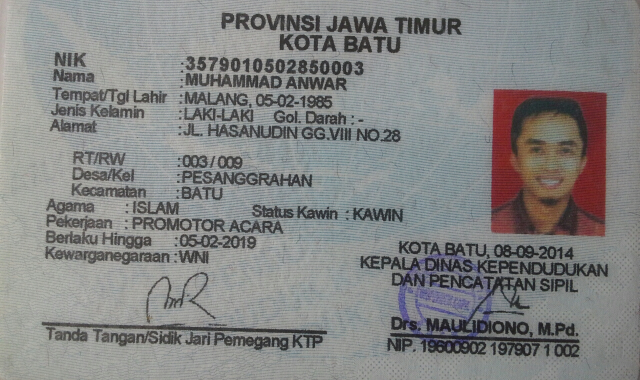
#> input picture ktp_test.jpg, 1279 x 760 px (shown at 1/2 size)
$ python -i ocr_utils.py   (imports and definitions only)
#> lines starting #> are read from the running program, lines starting #| are printed output that depends on the picture; after the words box and inside, x2 and y2 are one past the last pixel; in counts of white or black regions, pixels touching at a corner belong together
import cv2
import numpy as np
from PIL import Image
import pytesseract
import os
from concurrent.futures import ThreadPoolExecutor, as_completed
from typing import Tuple, List, Dict
import google.generativeai as genai
import json
import re
import shutil
import subprocess
from django.conf import settings


def _pil_to_cv(image: Image.Image) -> np.ndarray:
    arr = np.array(image)
    if len(arr.shape) == 3 and arr.shape[2] == 3:
        return cv2.cvtColor(arr, cv2.COLOR_RGB2BGR)
    return arr


def _deskew(gray: np.ndarray) -> np.ndarray:
    coords = np.column_stack(np.where(gray > 0))
    if coords.shape[0] < 10:
        return gray
    rect = cv2.minAreaRect(coords)
    angle = rect[-1]
    if angle < -45:
        angle = -(90 + angle)
    else:
        angle = -angle
    (h, w) = gray.shape[:2]
    center = (w // 2, h // 2)
    M = cv2.getRotationMatrix2D(center, angle, 1.0)
    rotated = cv2.warpAffine(gray, M, (w, h), flags=cv2.INTER_CUBIC, borderMode=cv2.BORDER_REPLICATE)
    return rotated


def _resize_for_dpi(img: np.ndarray, target_width=1600) -> np.ndarray:
    h, w = img.shape[:2]
    if w >= target_width:
        return img
    scale = target_width / float(w)
    new_size = (int(w * scale), int(h * scale))
    return cv2.resize(img, new_size, interpolation=cv2.INTER_CUBIC)


def _enhance_contrast(gray: np.ndarray) -> np.ndarray:
    if len(gray.shape) == 3:
        gray = cv2.cvtColor(gray, cv2.COLOR_BGR2GRAY)
    clahe = cv2.createCLAHE(clipLimit=2.0, tileGridSize=(8, 8))
    return clahe.apply(gray)


def _binarize(gray: np.ndarray) -> np.ndarray:
    blur = cv2.GaussianBlur(gray, (5, 5), 0)
    _, th = cv2.threshold(blur, 0, 255, cv2.THRESH_BINARY + cv2.THRESH_OTSU)
    return th


def _sharpen(img: np.ndarray) -> np.ndarray:
    kernel = np.array([[0, -1, 0], [-1, 5, -1], [0, -1, 0]])
    return cv2.filter2D(img, -1, kernel)


def _preprocess_variants(image: Image.Image) -> List[Tuple[str, Image.Image]]:
    bgr = _pil_to_cv(image)
    variants = []

    if len(bgr.shape) == 3:
        gray = cv2.cvtColor(bgr, cv2.COLOR_BGR2GRAY)
    else:
        gray = bgr.copy()

    # Resize for small images
    gray_resized = _resize_for_dpi(gray)
    variants.append(('gray_resized', Image.fromarray(gray_resized)))

    # Contrast enhanced
    enhanced = _enhance_contrast(gray_resized)
    variants.append(('enhanced_clahe', Image.fromarray(enhanced)))

    # Binarized
    bin_img = _binarize(enhanced)
    variants.append(('binarized', Image.fromarray(bin_img)))

    # Deskewed + enhanced
    try:
        deskewed = _deskew(enhanced)
        variants.append(('deskewed', Image.fromarray(deskewed)))
        variants.append(('deskewed_binarized', Image.fromarray(_binarize(deskewed))))
    except Exception:
        pass

    # Sharpened color for photos
    try:
        color_sharp = _sharpen(bgr)
        variants.append(('color_sharp', Image.fromarray(cv2.cvtColor(color_sharp, cv2.COLOR_BGR2RGB))))
    except Exception:
        pass

    variants.append(('original', image))

    # Deduplicate by name
    seen = set()
    dedup = []
    for name, img in variants:
        if name in seen:
            continue
        seen.add(name)
        dedup.append((name, img))

    return dedup


def _run_tesseract(pil_img: Image.Image, lang: str = 'ind+eng', psm: int = 6, oem: int = 1, whitelist: str = None) -> Dict:
    conf = f'--oem {oem} --psm {psm}'
    if whitelist:
        conf += f" -c tessedit_char_whitelist={whitelist}"

    try:
        data = pytesseract.image_to_data(pil_img, lang=lang, config=conf, output_type=pytesseract.Output.DICT)
    except Exception as e:
        return {'text': '', 'conf_avg': 0.0, 'raw': None, 'error': str(e)}

    texts = []
    confs = []
    n_boxes = len(data.get('text', []))
    for i in range(n_boxes):
        txt = (data['text'][i] or '').strip()
        if txt:
            try:
                conf_val = float(data['conf'][i])
            except Exception:
                conf_val = -1.0
            texts.append(txt)
            confs.append(conf_val)

    combined = '\n'.join(texts)
    avg_conf = float(sum([c for c in confs if c >= 0]) / max(1, sum(1 for c in confs if c >= 0))) if confs else 0.0
    return {'text': combined, 'conf_avg': avg_conf, 'raw': data, 'error': None}


def preprocess_and_ocr(image: Image.Image, lang: str = 'ind+eng', max_workers: int = 4, psm: int = 6, oem: int = 1) -> Tuple[str, dict]:
    variants = _preprocess_variants(image)
    max_workers = max(1, min(max_workers, len(variants)))

    results = []
    metadata = {'variants': []}

    with ThreadPoolExecutor(max_workers=max_workers) as ex:
        futures = {ex.submit(_run_tesseract, img, lang, psm, oem): name for name, img in variants}
        for fut in as_completed(futures):
            name = futures[fut]
            try:
                res = fut.result()
            except Exception as e:
                res = {'text': '', 'conf_avg': 0.0, 'raw': None, 'error': str(e)}
            res['name'] = name
            metadata['variants'].append(res)
            results.append(res)

    # Select best variant by confidence and text length
    import math
    best = None
    best_score = -1
    for r in results:
        txt_len = len(r['text'])
        score = r.get('conf_avg', 0.0) * math.log(1 + txt_len)
        if score > best_score:
            best_score = score
            best = r

    # Merge lines from all variants preferring higher conf
    line_map = {}
    for r in sorted(results, key=lambda x: x.get('conf_avg', 0.0), reverse=True):
        for line in (r.get('text') or '').split('\n'):
            l = line.strip()
            if not l:
                continue
            prev_conf = line_map.get(l, 0.0)
            if r.get('conf_avg', 0.0) >= prev_conf:
                line_map[l] = r.get('conf_avg', 0.0)

    merged_lines = sorted(line_map.keys(), key=lambda x: (line_map.get(x, 0.0), len(x)), reverse=True)
    combined_text = '\n'.join(merged_lines)

    metadata['best_variant'] = best['name'] if best else None
    metadata['best_conf'] = best.get('conf_avg', 0.0) if best else 0.0
    metadata['variant_count'] = len(results)

    return combined_text, metadata


# [553 lines left out: functions _check_tesseract_available, analyze_ktp_with_gemini, _local_parse_ocr_text, format_extracted_data, process_ktp_image, not called in this run]

>>> import cv2
>>> picture = cv2.cvtColor(cv2.imread('../ktp_test.jpg'), cv2.COLOR_BGR2RGB)
>>> result = preprocess_and_ocr(picture)
#> in _pil_to_cv, returned value is the input picture: shape (760, 1279, 3); mean B, G, R 131.6, 132.2, 131.7
#> in _preprocess_variants, `gray = cv2.cvtColor(bgr, cv2.COLOR_BGR2GRAY)`:
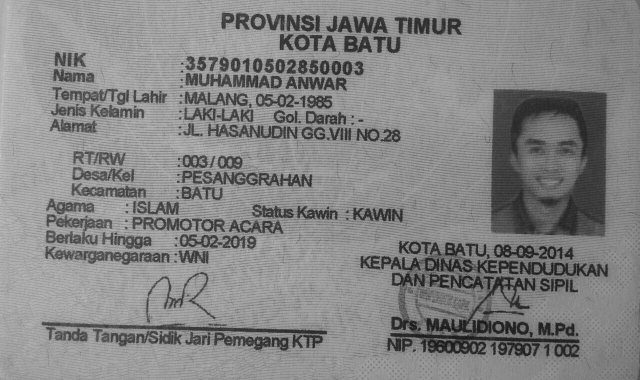
#> gray: shape (760, 1279) (shown at 1/2 size); min 17, max 206, mean 132
#> in _enhance_contrast, `return clahe.apply(gray)`:
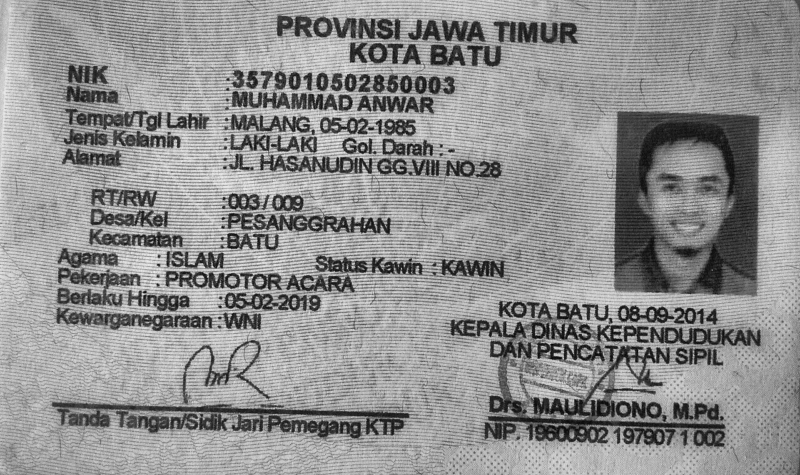
#> returned value: shape (950, 1600) (shown at 1/2 size); min 4, max 237, mean 143.8
#> in _binarize, `_, th = cv2.threshold(blur, 0, 255, cv2.THRESH_BINARY + cv2.THRESH_OTSU)`:
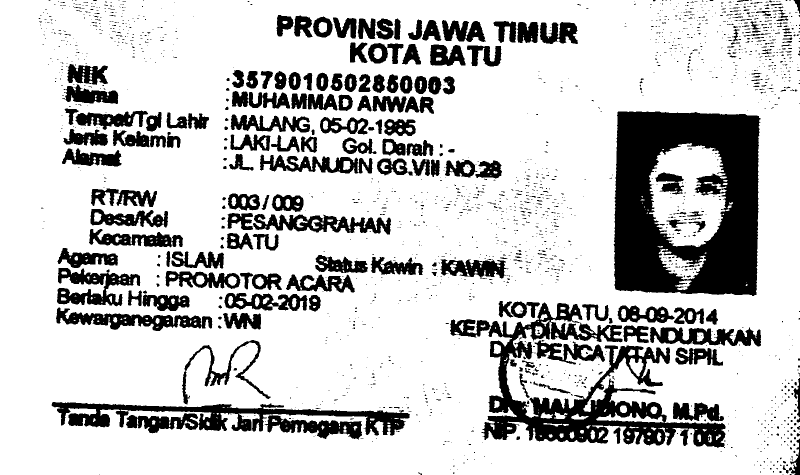
#> th: shape (950, 1600) (shown at 1/2 size); 78.7% white; 1791 black regions (1542 under 20 px), largest, box (x1, y1, x2, y2) and area: (1227, 223, 1522, 592) 75717, (900, 605, 1451, 896) 43586, (103, 804, 820, 871) 18703
#> in _deskew, `coords = np.column_stack(np.where(gray > 0))`: coords = 1520000 pairs, first value 0 to 949, second value 0 to 1599
#> in _deskew, `rect = cv2.minAreaRect(coords)`: rect = ((474.5, 799.5), (1599, 949), -90)
#> in _deskew, `angle = rect[-1]`: angle = -90
#> in _deskew, `angle = -(90 + angle)`: angle = 0
#> in _deskew, `M = cv2.getRotationMatrix2D(center, angle, 1.0)`: M = [[1, 0, 0], [0, 1, 0]]
#> in _sharpen, `return cv2.filter2D(img, -1, kernel)`:
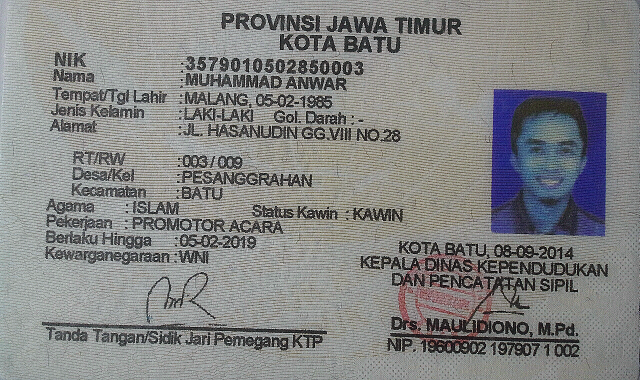
#> returned value: shape (760, 1279, 3) (shown at 1/2 size); mean of channels 0, 1, 2 131.9, 132.5, 132; drawn as R, G, B
#> the loop in _preprocess_variants, `for name, img in variants:` made 7 passes
#> name on passes 1 to 7: 'gray_resized', 'enhanced_clahe', 'binarized', 'deskewed', 'deskewed_binarized', 'color_sharp', 'original'
#> after the loop in _preprocess_variants, `for name, img in variants:`: dedup = 7 items
#> in preprocess_and_ocr, `max_workers = max(1, min(max_workers, len(variants)))`: max_workers = 4
#> (the run stopped early here; a loop or call above may not have finished)
